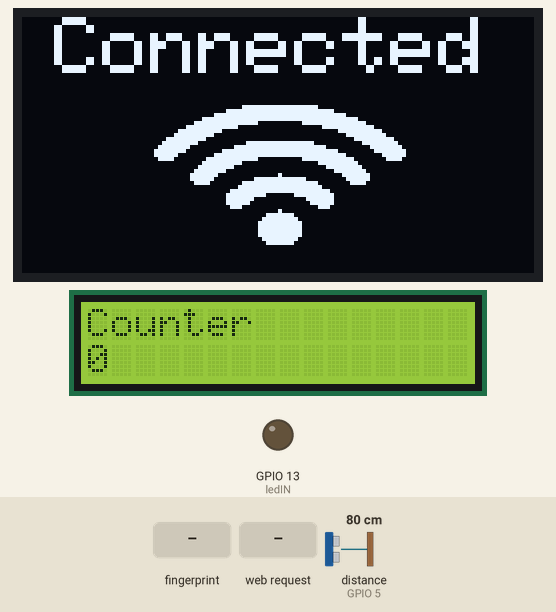
A sketch run on a simulated ESP8266 (NodeMCU). On the bench: 128×64 one-colour display, 16×2 character LCD, output pins drawn as LEDs (lit = HIGH). Inputs (shaded band) come from the test bench; at power-on: distance to the obstacle (sensor on GPIO 5) 80 cm. The echo pulse lasts 58.3 µs per cm; WiFi joins after 1.5 s; servers stay silent unless stated; the display library's start-up logo is not drawn; pins used as bus, display or sensor lines are not drawn; what the sketch prints to the serial monitor is not drawn.

Above: at 6.3 s.
6.4 s: finger stored as number 1 placed on the sensor
At 7.7 s:
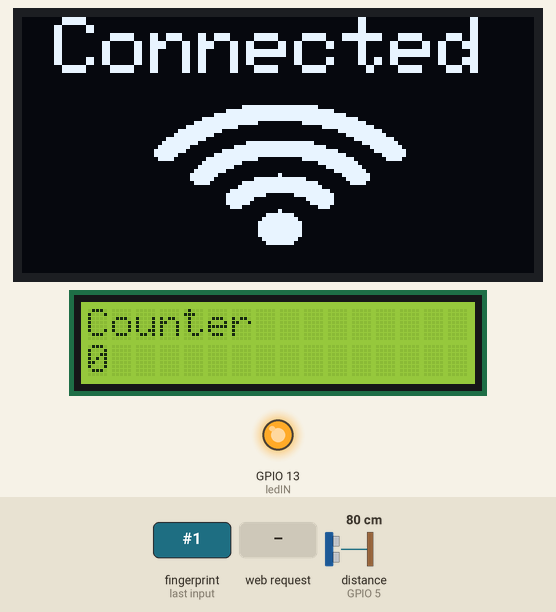
8.2 s: HTTP request GET /LED_Blink received
At 10.1 s:
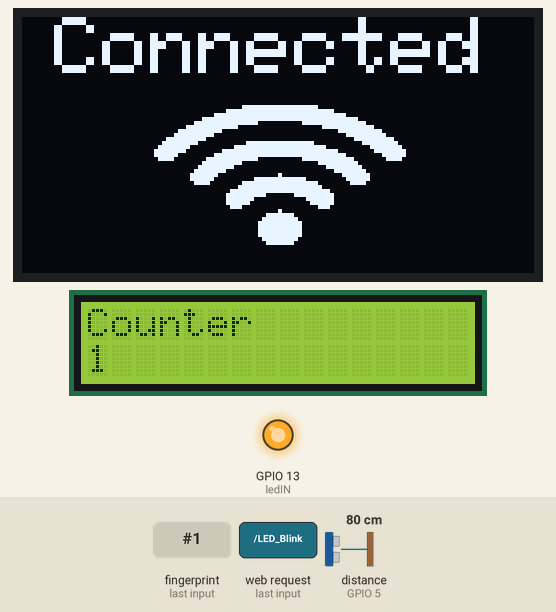
11.2 s: distance to the obstacle (sensor on GPIO 5) set to 11 cm
12.7 s: distance to the obstacle (sensor on GPIO 5) set to 8 cm
At 13.5 s:
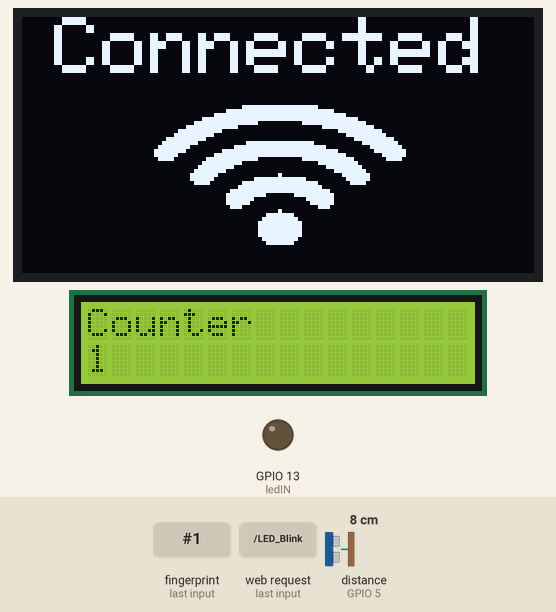
14.2 s: HTTP request GET /LED_Blink received
At 15.3 s:
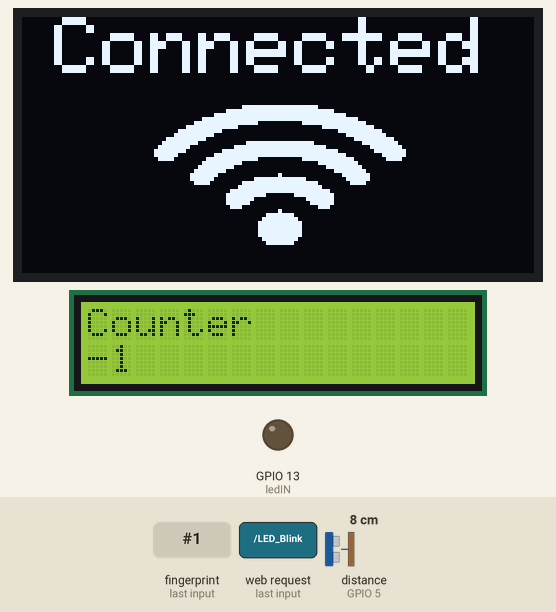
Timing chart, 0 to 16.7 s (numbered marks = the images above; inputs shaded):
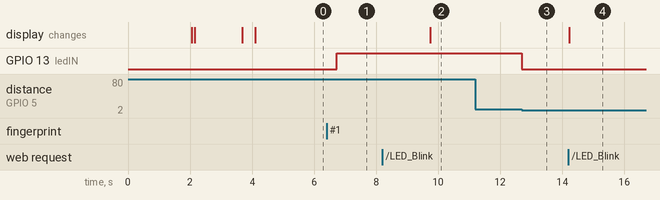

Measured:
- the behaviour switches between 10 and 9 cm on distance to the obstacle (sensor on GPIO 5) (found by bisection; images 2 and 3)
- after the input at 6.4 s, GPIO 13 (ledIN): LOW → HIGH after 0.33 s
- after the input at 8.2 s, the display: changes after 1.5 s (image 2)
- after the input at 11.2 s, every drawn part: stays the same
- after the input at 12.7 s, GPIO 13 (ledIN): HIGH → LOW at once
- after the input at 14.2 s, the display: changes at once (image 4)

The sketch:

cobaultra_finger_lcd_blynk.ino
```cpp
/*******************************************************************
 *  Program Dasar Akses Sidik Jari Arduino                         *
 *                                                                 *
 *                                                                 *
 *  Dipbulikasikan Oleh : Giri Wahyu Pambudi                       *
 *                        (https://www.cronyos.com)                *
 *                                                                 *
 *  di Tulis 28/11/2018                                            *
 *******************************************************************/

#define BLYNK_PRINT Serial


#include <ESP8266WiFi.h>
#include <BlynkSimpleEsp8266.h>
#include <Adafruit_Fingerprint.h>
#include <SoftwareSerial.h>
#include <LiquidCrystal_I2C.h>
#include <Adafruit_GFX.h>          //https://github.com/adafruit/Adafruit-GFX-Library
#include <Adafruit_SSD1306.h>      //https://github.com/adafruit/Adafruit_SSD1306

WidgetLCD lcd1(V2);

#define SCREEN_WIDTH 128 // OLED display width, in pixels
#define SCREEN_HEIGHT 64 // OLED display height, in pixels
#define OLED_RESET     0 // Reset pin # (or -1 if sharing Arduino reset pin)
Adafruit_SSD1306 display(SCREEN_WIDTH, SCREEN_HEIGHT, &Wire, OLED_RESET);

#define Finger_Rx 12 //D6
#define Finger_Tx 14 //D5

#define TRIGGER_PIN  16 //D2
#define ECHO_PIN     5 //D3


long duration, distance;

char auth[] = "Vd770XdnWC0Wz_6It_yv0XDevYlDcpJm";

// Your WiFi credentials.
// Set password to "" for open networks.
char ssid[] = "WAK WAW";
char pass[] = "iyusabikkk";

LiquidCrystal_I2C lcd(0x27, 16, 2);
SoftwareSerial mySerial(Finger_Tx, Finger_Rx);

Adafruit_Fingerprint finger = Adafruit_Fingerprint(&mySerial);

const char* Commands_Reply;                 // The command variable that is sent to the client

const char * host = "192.168.100.44";          // IP Client

WiFiServer server(80);

int i =0;
const int ledIN =    13; //D7
const int ledOUT =    13; //D7


#define Wifi_start_width 54
#define Wifi_start_height 49
const uint8_t PROGMEM Wifi_start_bits[] = {
  0x00,0x00,0x00,0x00,0x00,0x00,0x00
,0x00,0x00,0x00,0x00,0x00,0x00,0x00
,0x00,0x00,0x00,0x00,0x00,0x00,0x00
,0x00,0x00,0x00,0x00,0x00,0x00,0x00
,0x00,0x00,0x00,0x00,0x00,0x00,0x00
,0x00,0x00,0x1f,0xf0,0x00,0x00,0x00
,0x00,0x03,0xff,0xff,0x80,0x00,0x00
,0x00,0x1f,0xf0,0x1f,0xf0,0x00,0x00
,0x00,0x7e,0x00,0x00,0xfc,0x00,0x00
,0x01,0xf0,0x00,0x00,0x1f,0x00,0x00
,0x03,0xc0,0x00,0x00,0x07,0xc0,0x00
,0x0f,0x00,0x00,0x00,0x01,0xe0,0x00
,0x1c,0x00,0x00,0x00,0x00,0x70,0x00
,0x38,0x00,0x07,0xc0,0x00,0x38,0x00
,0x70,0x00,0xff,0xfe,0x00,0x1e,0x00
,0xe0,0x03,0xfc,0x7f,0xc0,0x0e,0x00
,0x00,0x1f,0x80,0x03,0xf0,0x00,0x00
,0x00,0x3c,0x00,0x00,0x78,0x00,0x00
,0x00,0xf0,0x00,0x00,0x1c,0x00,0x00
,0x01,0xe0,0x00,0x00,0x0c,0x00,0x00
,0x03,0x80,0x00,0x00,0x00,0x00,0x00
,0x03,0x00,0x00,0x00,0x00,0x00,0x00
,0x00,0x00,0x3f,0xf8,0x07,0x1e,0x00
,0x00,0x00,0xff,0xfe,0x1f,0xbf,0x80
,0x00,0x03,0xe0,0x04,0x7f,0xff,0xc0
,0x00,0x07,0x80,0x00,0xff,0xff,0xe0
,0x00,0x0e,0x00,0x00,0xff,0xff,0xe0
,0x00,0x0c,0x00,0x00,0x7f,0xff,0xc0
,0x00,0x00,0x00,0x00,0xfe,0x07,0xe0
,0x00,0x00,0x00,0x03,0xf8,0x03,0xf8
,0x00,0x00,0x07,0xe7,0xf9,0xf1,0xfc
,0x00,0x00,0x1f,0xe7,0xf1,0xf9,0xfc
,0x00,0x00,0x1f,0xe7,0xf3,0xf9,0xfc
,0x00,0x00,0x3f,0xe7,0xf3,0xf9,0xfc
,0x00,0x00,0x3f,0xe7,0xf1,0xf1,0xfc
,0x00,0x00,0x3f,0xe3,0xf8,0xe3,0xfc
,0x00,0x00,0x3f,0xf3,0xfc,0x07,0xf8
,0x00,0x00,0x1f,0xf0,0x7f,0x0f,0xc0
,0x00,0x00,0x0f,0xe0,0x7f,0xff,0xe0
,0x00,0x00,0x07,0xc0,0xff,0xff,0xe0
,0x00,0x00,0x00,0x00,0x7f,0xff,0xe0
,0x00,0x00,0x00,0x00,0x3f,0xff,0x80
,0x00,0x00,0x00,0x00,0x1f,0xbf,0x00
,0x00,0x00,0x00,0x00,0x03,0x18,0x00
,0x00,0x00,0x00,0x00,0x00,0x00,0x00
,0x00,0x00,0x00,0x00,0x00,0x00,0x00
,0x00,0x00,0x00,0x00,0x00,0x00,0x00
,0x00,0x00,0x00,0x00,0x00,0x00,0x00
,0x00,0x00,0x00,0x00,0x00,0x00,0x00
};
#define Wifi_connected_width 63
#define Wifi_connected_height 49
const uint8_t PROGMEM Wifi_connected_bits[] = {
  0x00,0x00,0x00,0x00,0x00,0x00,0x00,0x00
,0x00,0x00,0x00,0x00,0x00,0x00,0x00,0x00
,0x00,0x00,0x00,0x00,0x00,0x00,0x00,0x00
,0x00,0x00,0x00,0x00,0x00,0x00,0x00,0x00
,0x00,0x00,0x00,0x00,0x00,0x00,0x00,0x00
,0x00,0x00,0x00,0x00,0x00,0x00,0x00,0x00
,0x00,0x00,0x00,0x00,0x00,0x00,0x00,0x00
,0x00,0x00,0x03,0xff,0xff,0x80,0x00,0x00
,0x00,0x00,0x3f,0xff,0xff,0xf8,0x00,0x00
,0x00,0x01,0xff,0xff,0xff,0xff,0x00,0x00
,0x00,0x0f,0xff,0xff,0xff,0xff,0xe0,0x00
,0x00,0x3f,0xff,0xc0,0x07,0xff,0xf8,0x00
,0x00,0xff,0xf8,0x00,0x00,0x3f,0xfe,0x00
,0x03,0xff,0x80,0x00,0x00,0x03,0xff,0x80
,0x07,0xfe,0x00,0x00,0x00,0x00,0xff,0xc0
,0x1f,0xf8,0x00,0x00,0x00,0x00,0x3f,0xf0
,0x3f,0xe0,0x01,0xff,0xff,0x00,0x0f,0xf8
,0x7f,0x80,0x0f,0xff,0xff,0xe0,0x03,0xfc
,0xff,0x00,0x7f,0xff,0xff,0xfc,0x01,0xfe
,0xfc,0x01,0xff,0xff,0xff,0xff,0x00,0x7e
,0x78,0x07,0xff,0xc0,0x07,0xff,0xc0,0x3c
,0x00,0x0f,0xfc,0x00,0x00,0x7f,0xe0,0x00
,0x00,0x1f,0xf0,0x00,0x00,0x1f,0xf0,0x00
,0x00,0x3f,0xc0,0x00,0x00,0x07,0xf8,0x00
,0x00,0x7f,0x00,0x01,0x00,0x01,0xfc,0x00
,0x00,0x7e,0x00,0x7f,0xfc,0x00,0xfc,0x00
,0x00,0x3c,0x03,0xff,0xff,0x80,0x78,0x00
,0x00,0x00,0x07,0xff,0xff,0xc0,0x00,0x00
,0x00,0x00,0x1f,0xff,0xff,0xf0,0x00,0x00
,0x00,0x00,0x3f,0xf0,0x1f,0xf8,0x00,0x00
,0x00,0x00,0x3f,0x80,0x03,0xf8,0x00,0x00
,0x00,0x00,0x3f,0x00,0x01,0xf8,0x00,0x00
,0x00,0x00,0x1c,0x00,0x00,0x70,0x00,0x00
,0x00,0x00,0x00,0x01,0x00,0x00,0x00,0x00
,0x00,0x00,0x00,0x0f,0xe0,0x00,0x00,0x00
,0x00,0x00,0x00,0x1f,0xf0,0x00,0x00,0x00
,0x00,0x00,0x00,0x3f,0xf8,0x00,0x00,0x00
,0x00,0x00,0x00,0x3f,0xf8,0x00,0x00,0x00
,0x00,0x00,0x00,0x3f,0xf8,0x00,0x00,0x00
,0x00,0x00,0x00,0x3f,0xf8,0x00,0x00,0x00
,0x00,0x00,0x00,0x1f,0xf0,0x00,0x00,0x00
,0x00,0x00,0x00,0x0f,0xe0,0x00,0x00,0x00
,0x00,0x00,0x00,0x00,0x00,0x00,0x00,0x00
,0x00,0x00,0x00,0x00,0x00,0x00,0x00,0x00
,0x00,0x00,0x00,0x00,0x00,0x00,0x00,0x00
,0x00,0x00,0x00,0x00,0x00,0x00,0x00,0x00
,0x00,0x00,0x00,0x00,0x00,0x00,0x00,0x00
,0x00,0x00,0x00,0x00,0x00,0x00,0x00,0x00
,0x00,0x00,0x00,0x00,0x00,0x00,0x00,0x00
};


void setup()
{
    //-----------initiate OLED display-------------

  // SSD1306_SWITCHCAPVCC = generate display voltage from 3.3V internally
  if(!display.begin(SSD1306_SWITCHCAPVCC, 0x3C)) { // Address 0x3D for 128x64
    Serial.println(F("SSD1306 allocation failed"));
    for(;;); // Don't proceed, loop forever
  }
  // Show initial display buffer contents on the screen --
  // the library initializes this with an Adafruit splash screen.
  // you can delet these three lines if you don't want to get the Adfruit logo appear
  display.display();
  delay(2000); // Pause for 2 seconds
  display.clearDisplay();
  pinMode (ledIN, INPUT);
  pinMode (ledOUT, OUTPUT);
  lcd.begin();
  Serial.begin(115200);
  delay(10);


  Serial.println("");
  Serial.println("Server-------------------------------");
  Serial.print("Configuring access point");
  WiFi.begin(ssid, pass);

display.clearDisplay();
    display.setTextSize(1);             // Normal 1:1 pixel scale
    display.setTextColor(WHITE);        // Draw white text
    display.setCursor(0, 0);             // Start at top-left corner
    display.print(F("Connecting to \n"));
    display.setCursor(0, 50);
    display.setTextSize(2);
    display.print(ssid);
    display.drawBitmap( 73, 10, Wifi_start_bits, Wifi_start_width, Wifi_start_height, WHITE);
    display.display();
  // Waiting to connect to wifi
  while (WiFi.status() != WL_CONNECTED) {
    delay(500);
    Serial.print(".");
  }
    Serial.println("");
    Serial.println("WiFi connected");

    display.clearDisplay();
    display.setTextSize(2);             // Normal 1:1 pixel scale
    display.setTextColor(WHITE);        // Draw white text
    display.setCursor(8, 0);             // Start at top-left corner
    display.print(F("Connected \n"));
    display.drawBitmap( 33, 15, Wifi_connected_bits, Wifi_connected_width, Wifi_connected_height, WHITE);
    display.display();

  // Start the server
    server.begin();
    Serial.println("Server started");

  // Print the IP address
    Serial.print("Use this URL to connect: ");
    Serial.print("http://");
    Serial.print(WiFi.localIP());
    Serial.println("/");
    Serial.println("-------------------------------------");
    Serial.println("");


//  Blynk.begin(auth, ssid, pass);
  Blynk.begin(auth, ssid, pass, "blynk-cloud.com");
//  Serial.begin(9600);
  while (!Serial);
  delay(100);
  lcd.clear();
  lcd.setCursor(0,0);
  lcd.print("Counter");
  lcd.setCursor(0,1);
  lcd.print(i);
  lcd.setCursor(0,1);
  lcd.print(i++);

  lcd1.clear();
  lcd1.print(0, 0, "Counter");
  lcd1.print(0, 1, i);
  lcd1.print(0, 1, i++);
//  lcd1.print(0, 1, i++);
  Serial.println("Program Dasar Akses Sidik Jari Arduino");
  Serial.println("https://www.cronyos.com");

  // set the data rate for the sensor serial port
  finger.begin(57600);
//
  if (finger.verifyPassword()) {
    Serial.println("Found fingerprint sensor!");
  } else {
    Serial.println("Did not find fingerprint sensor :(");
    while (1) { delay(1); }
  }
  Serial.println("Waiting for valid finger...");

  pinMode(TRIGGER_PIN, OUTPUT);
  pinMode(ECHO_PIN, INPUT);
}

void loop()                     // run over and over again
{

  Blynk.run();
  Serial.print("baca jarak ");
  cek_led();


  WiFiClient client = server.available();
  if (!client) {
    return;
  }

  // Wait until the client sends some data
  Serial.println("Server-------------------------------");
  Serial.println("New client");
  Serial.print("From client = ");
  while(!client.available()){
    delay(1);
  }

  // Read the first line of the request -------------------------------------
   String req = client.readStringUntil('\r');
   Serial.println(req);
   client.flush();

   //command counter
   if (req.indexOf("LED_Blink") != -1){
      lcd1.print(0, 1, i--);
      lcd.setCursor(0, 1);
      lcd.print(i--);
   }
  delay(50);            //don't ned to run this at full speed.
}

uint8_t getFingerprintID() {
  uint8_t p = finger.getImage();
  switch (p) {
    case FINGERPRINT_OK:
      Serial.println("Image taken");
      break;
    case FINGERPRINT_NOFINGER:
      //Serial.println(".");
      return p;
    case FINGERPRINT_PACKETRECIEVEERR:
      Serial.println("Communication error");
      return p;
    case FINGERPRINT_IMAGEFAIL:
      Serial.println("Imaging error");
      return p;
    default:
      Serial.println("Unknown error");
      return p;
  }

  // OK success!

  p = finger.image2Tz();
  switch (p) {
    case FINGERPRINT_OK:
      Serial.println("Image converted");
      break;
    case FINGERPRINT_IMAGEMESS:
      Serial.println("Image too messy");
      return p;
    case FINGERPRINT_PACKETRECIEVEERR:
      Serial.println("Communication error");
      return p;
    case FINGERPRINT_FEATUREFAIL:
      Serial.println("Could not find fingerprint features");
      return p;
    case FINGERPRINT_INVALIDIMAGE:
      Serial.println("Could not find fingerprint features");
      return p;
    default:
      Serial.println("Unknown error");
      return p;
  }

  // OK converted!
  p = finger.fingerFastSearch();
  if (p == FINGERPRINT_OK) {
    Serial.println("Found a print match!");
  } else if (p == FINGERPRINT_PACKETRECIEVEERR) {
    Serial.println("Communication error");
    return p;
  } else if (p == FINGERPRINT_NOTFOUND) {
    Serial.println("Did not find a match");
    delay(3000);
    return p;
  } else {
    Serial.println("Unknown error");
    return p;
  }

  // found a match!
//  lcd.setCursor(0,1);
//  lcd.print(i++);
//
  Serial.print("Found ID #"); Serial.print(finger.fingerID);
  Serial.print(" with confidence of "); Serial.println(finger.confidence);
  digitalWrite(ledOUT, HIGH);
  delay(3000);

//  return finger.fingerID;

}

void baca_jarak(){
  digitalWrite(TRIGGER_PIN, LOW);  // Added this line
  delayMicroseconds(2); // Added this line
  digitalWrite(TRIGGER_PIN, HIGH);
  delayMicroseconds(10); // Added this line
  digitalWrite(TRIGGER_PIN, LOW);
  duration = pulseIn(ECHO_PIN, HIGH);
  distance = (duration/2) / 29.1;
  Serial.print(distance);
  Serial.println(" cm");
  if (distance < 10) {
    digitalWrite(ledOUT, LOW);
  }
}
void cek_led(){
  if (digitalRead(ledIN)==LOW){
    getFingerprintID();
  }else {
    baca_jarak();
  }
}
```
